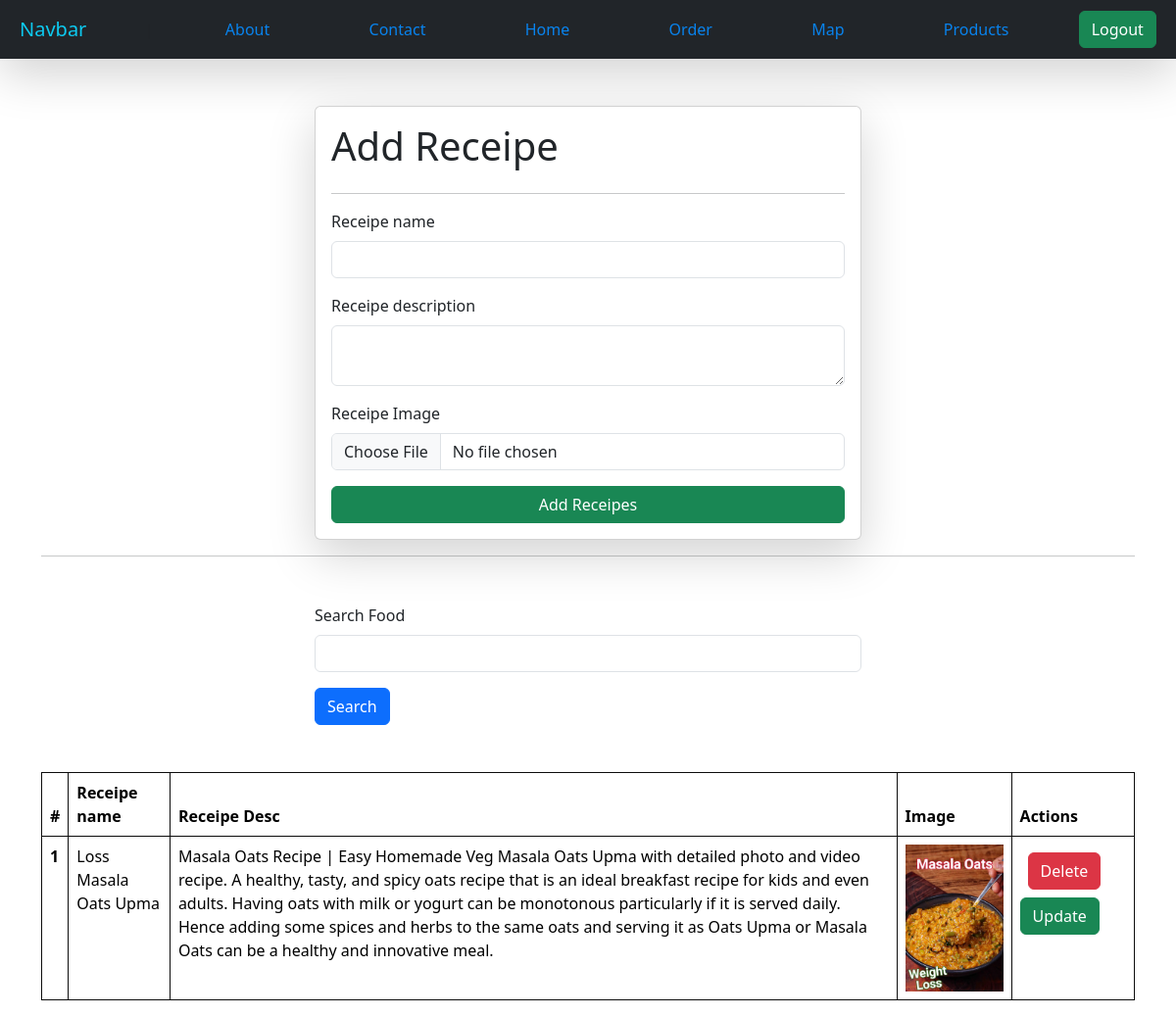
The app's page /receipes/ (signed in) with its own data.
### vege/models.py (models this page shows, shortened)
class Receipe(models.Model):
  user = models.ForeignKey(User, on_delete=models.SET_NULL, null = True, blank=True)
  receipe_name = models.CharField(max_length=1000)
  slug = models.SlugField(unique=True)
  receipe_description = models.TextField()
  receipe_image = models.ImageField(upload_to="receipe")
  receipe_view_count = models.IntegerField(default=1)

### vege/views.py (the view, shortened to what this page needs)
# urls.py: path('receipes/', receipes, name='receipes' ),
@login_required(login_url='/login/')
def receipes(request):
  queryset = Receipe.objects.all()
  if request.GET.get('search'):
    queryset = queryset.filter(receipe_name_icontains = request.GET.get('search'))
  context = {'receipes': queryset}
  return render(request, 'receipes.html', context)

### vege/templates/receipes.html (shortened to what this page needs)
{% extends "base.html" %}
{% block start %}
<div class="container mt-5">
  <form class="col-6 mx-auto card p-3 shadow-lg" method="post" enctype="multipart/form-data">
    <h1>Add Receipe</h1>
    <hr>
    <div class="mb-3">
      <label for="exampleInputEmail1" class="form-label">Receipe name</label>
      <input name="receipe_name" class="form-control" id="exampleInputEmail1" aria-describedby="emailHelp" required>
      </div>
    <div class="mb-3">
      <label for="text"  class="form-label">Receipe description</label>
      <textarea class="form-control"  name="receipe_description" required></textarea>
    </div>
    <div class="mb-3">
      <label for="exampleInputPassword1" class="form-label">Receipe Image</label>
      <input type="file"   name="receipe_image"  class="form-control" >
    </div>
    <button type="submit" class="btn btn-success">Add Receipes</button>
  </form>
  <hr>
  <div class="mt-5">
    <div class="mx-auto col-6">
      <form>
      <div class="mb-3">
        <label for="exampleInputEmail1" class="form-label">Search Food</label>
        <input name="Search"
        type="text" class="form-control">
        </div>
<button type="submit" class="btn btn-primary">Search</button>
</form>
    </div>
  </div>
  <table class="table mt-5">
    <thead>
      <tr>
        <th scope="col">#</th>
        <th scope="col">Receipe name</th>
        <th scope="col">Receipe Desc</th>
        <th scope="col">Image</th>
        <th scope="col">Actions</th>
      </tr>
    </thead>
    <tbody>
      {% for receipe in receipes %}
      <tr>
        <th scope="row">{{forloop.counter}}</th>
        <td>{{receipe.receipe_name}}</td>
        <td>{{receipe.receipe_description}}</td>
        <td>
      <img src="/media/{{receipe.receipe_image}}" style="height: 150px; width: 100px;">
        </td>
        <td>
          <a href="/delete-receipe/{{receipe.id}}/" class="btn btn-danger m-2">Delete</a>
          <a href="/update-receipe/{{receipe.slug}}/" class="btn btn-success ">Update</a>
        </td>
      </tr>
      {% endfor %}
    </tbody>
  </table>
</div>
{% endblock %}

### home/templates/base.html (shortened to what this page needs)
<!DOCTYPE html>
<html>
<head>
  <link href="https://cdn.jsdelivr.net/npm/bootstrap@5.3.2/dist/css/bootstrap.min.css" rel="stylesheet">
</head>
<body>
  <nav class="navbar p-2 bg-dark shadow-lg">
    <div class="container-fluid">
      <a class="navbar-brand text-info" >Navbar</a>
      <a href="/about/" class="me-2">About</a>
      <a href="/contact/" class="me-2">Contact</a>
      <a href="/Home/" class="me-2">Home</a>
      <a href="/Order/" class="me-2">Order</a>
      <a href="/Map/" class="me-2">Map</a>
      <a href="/Products/" class="me-2">Products</a>
      <form class="d-flex" role="search">
        {% if request.user.is_authenticated %}
          <a href="/logout/" class="btn btn-success" type="submit">Logout</a>
        {% else %}
          <a href="/login/" class="btn btn-primary" type="submit">Login</a>
        {% endif %}
      </form>
    </div>
  </nav>
  {% block start %}
  {% endblock %}
</body>
</html>

### home/templates/base.html (style rules this page uses)
table, th, td { border: 1px solid rgb(12, 12, 12); }
.me-2 { color: #0983ed; text-decoration: none; padding: 10px 20px; margin: 0 10px; border-radius: 5px; transition: background-color 0.3s;; }

### records on screen
Receipe: receipe_name "Loss Masala Oats Upma", receipe_description "Masala Oats Recipe | Easy Homemade Veg Masala Oats Upma with detailed photo and video recipe. A healthy, tasty, and spicy oats recipe that is an ideal breakfast recipe for kids and even adults. Having oats with milk or yogurt can be monotonous particularly if it is served daily. Hence adding some spices and herbs to the same oats and serving it as Oats Upma or Masala Oats can be a healthy and innovative meal.", receipe_image (picture)
